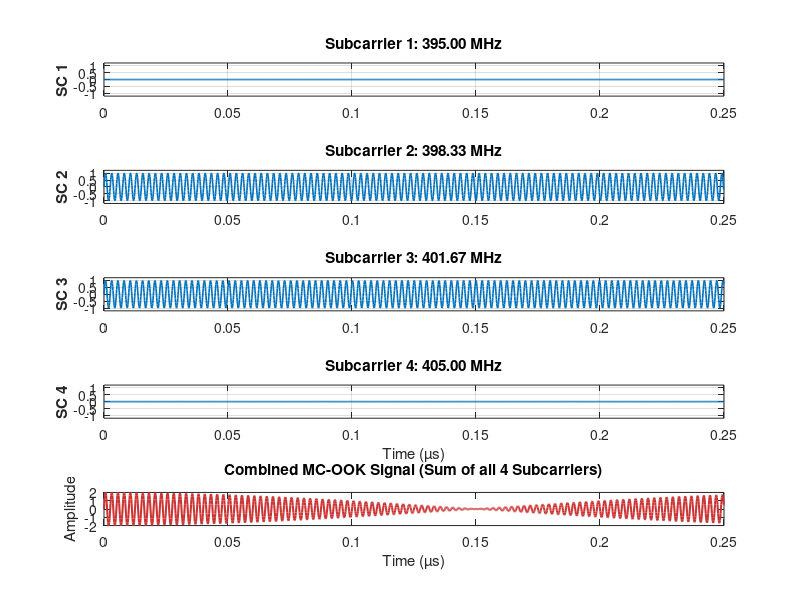
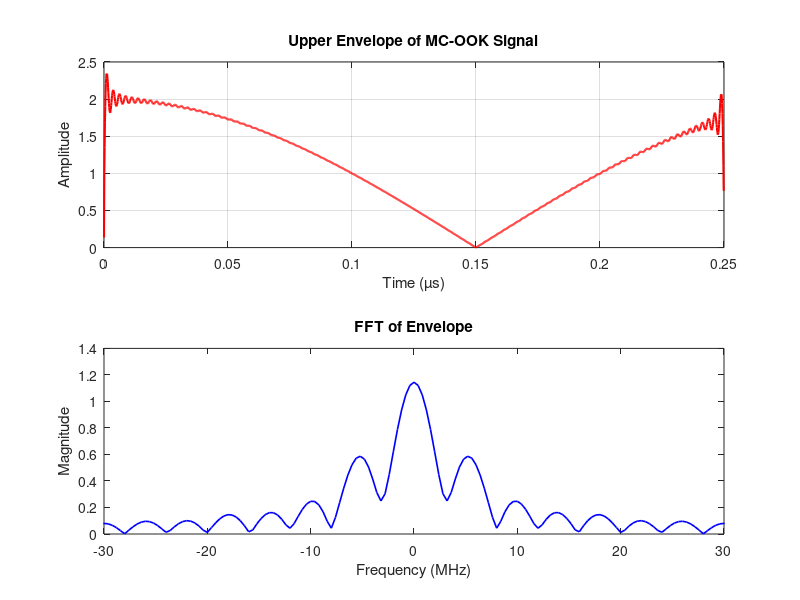

MATLAB code to generate these figures, in order:
% Parameters
message = [0 1 1 0];
msg_length = length(message);
num_subcarriers = 4;
bits_per_subcarrier = msg_length / num_subcarriers;

% RF parameters
carrier_freq = 400e6; % Center frequency
BW = 10e6; % Bandwidth

% Coherent sampling parameters
cycles_per_bit = 100;
samples_per_cycle = 20;
Fs = carrier_freq * samples_per_cycle;
Ts = 1 / Fs;

% Calculate samples_per_bit based on desired cycles_per_bit
samples_per_bit = round(cycles_per_bit * (Fs / carrier_freq));
cycles_per_bit = samples_per_bit * (carrier_freq / Fs);

% Time for one full bit
t_bit = (0:samples_per_bit-1) * Ts;
total_samples = bits_per_subcarrier * samples_per_bit;
t = (0:total_samples-1) * Ts;

% Subcarrier frequencies
subcarrier_spacing = BW / (num_subcarriers - 1);
subcarriers = linspace(carrier_freq - BW/2, carrier_freq + BW/2, num_subcarriers);

% Split message into subcarrier rows
subcarrier_matrix = zeros(num_subcarriers, bits_per_subcarrier);
for i = 1:num_subcarriers
    start_idx = (i - 1) * bits_per_subcarrier + 1;
    end_idx = i * bits_per_subcarrier;
    subcarrier_matrix(i, :) = message(start_idx:end_idx);
end

% Generate OOK-modulated signals per subcarrier
signal_matrix = zeros(num_subcarriers, total_samples);

for k = 1:num_subcarriers
    % Get the bit sequence for this subcarrier
    bits = subcarrier_matrix(k, :);
    
    % Create the base carrier wave for one *complete, seamless* bit period
    carrier_wave = sin(2 * pi * subcarriers(k) * t_bit);
    
    % For each bit, assign the carrier wave or zeros
    for bit_idx = 1:bits_per_subcarrier
        start_sample = (bit_idx-1) * samples_per_bit + 1;
        end_sample = bit_idx * samples_per_bit;
        
        if bits(bit_idx) == 1
            % insert the pre-computed carrier wave segment
            signal_matrix(k, start_sample:end_sample) = carrier_wave;
        end
    end
end

% Combine all subcarriers into one signal (MC-OOK)
sig_MC_OOK = sum(signal_matrix, 1);

% Plot all four individual subcarriers
for k = 1:num_subcarriers
    subplot(5, 1, k);
    plot(t * 1e6, signal_matrix(k, :), 'LineWidth', 1.2);
    ylabel(['SC ' num2str(k)], 'FontWeight', 'bold');
    title(['Subcarrier ' num2str(k) ': ' num2str(subcarriers(k)/1e6, '%.2f') ' MHz']);
    ylim([-1.2 1.2]);
    grid on;
    
    if k == num_subcarriers
        xlabel('Time (µs)');
    end
end

% Plot the combined MC-OOK signal
subplot(5, 1, 5);
plot(t * 1e6, sig_MC_OOK, 'LineWidth', 1.5, 'Color', [0.8, 0.2, 0.2]);
xlabel('Time (µs)');
ylabel('Amplitude');
title('Combined MC-OOK Signal (Sum of all 4 Subcarriers)', 'FontWeight', 'bold');

% Calculate the upper envelope of the MC-OOK signal using the Hilbert transform
analytic_signal = hilbert(sig_MC_OOK);
amplitude_envelope = abs(analytic_signal);

figure;
subplot(2, 1, 1)
plot(t * 1e6, amplitude_envelope, 'r-', 'LineWidth', 1.5);
xlabel('Time (µs)');
ylabel('Amplitude');
title('Upper Envelope of MC-OOK Signal');
grid on;

% === High-Resolution FFT (using zero-padding) ===
N = length(amplitude_envelope);
dt = t(2) - t(1);
Fs_X = 1/dt;

% Zero-padding factor
padding_factor = 10; % Improve resoltion with zero padding
N_fft = padding_factor * N;

% Perform zero-padded FFT
X = fft(amplitude_envelope, N_fft);
X_shifted = fftshift(X);
f = (-N_fft / 2 : N_fft / 2 - 1) * (Fs_X / N_fft);
X_magnitude = abs(X_shifted) / N;

subplot(2, 1, 2)
plot(f / 1e6, X_magnitude, 'b', 'LineWidth', 1.2);
xlabel('Frequency (MHz)');
ylabel('Magnitude');
title("FFT of Envelope");

zoom = 30; 
xlim([-zoom zoom]);

% Notes:
% All DFTs are unique and can be mapped to unique codes, OUTSIDE OF the
% edge case that only a single 1 is present in the OFDM symbol
% Solution: for each OFDM symbol that only contains one 1, transmit a
% custom AM signal (instead of OOK), envelope detect that, and map the DFT
% of the result to the corresponding source code.
